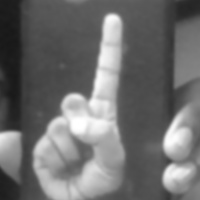
#> input picture data/1/frame_0.jpg, 200 x 200 px
$ python sign_language_interpreter.py
#> lines starting #> are read from the running program, lines starting #| are printed output that depends on the picture
import cv2
import numpy as np
import os
import time

class SignLanguageInterpreter:
    def __init__(self):
        self.data_dir = "./data"
        self.signs = {}  # Dictionary to store sign templates and their meanings
        self.setup_data_directory()
        self.load_existing_signs()

    def setup_data_directory(self):
        """Create data directory if it doesn't exist"""
        if not os.path.exists(self.data_dir):
            os.makedirs(self.data_dir)
            print(f"Created data directory at {self.data_dir}")

    def load_existing_signs(self):
        """Load existing sign templates from data directory"""
        if not os.path.exists(self.data_dir):
            print("Data directory not found")
            return

        sign_count = 0
        print("\nLoading existing signs...")

        # Look for sign directories
        for dirname in os.listdir(self.data_dir):
            dir_path = os.path.join(self.data_dir, dirname)
            if os.path.isdir(dir_path) and not dirname.startswith('.'):
                # Get all frames for this sign
                frames = []
                for frame_file in os.listdir(dir_path):
                    if frame_file.endswith(('.jpg', '.png')):
                        frame_path = os.path.join(dir_path, frame_file)
                        frame = cv2.imread(frame_path, cv2.IMREAD_GRAYSCALE)
#> frame is the input picture: shape (200, 200); min 24, max 255, mean 109.9
#> the answer given: 1
                        if frame is not None:
                            frames.append(frame)

                if frames:
                    # Use the first frame as template (or you could compute an average)
                    self.signs[dirname] = frames[0]
                    sign_count += 1
                    print(f"Loaded sign '{dirname}' with {len(frames)} frames")

        if sign_count > 0:
            print(f"\nSuccessfully loaded {sign_count} signs")
        else:
            print("No signs found in the data directory")

    def capture_training_data(self):
        """Capture multiple samples of a sign for training"""
        sign_name = input("Enter the name of the sign you want to add (e.g., 'hello'): ").lower()
#> the answer given: data/1/frame_11.jpg

        # Create a subdirectory for this sign
        sign_dir = os.path.join(self.data_dir, sign_name)
        if not os.path.exists(sign_dir):
            os.makedirs(sign_dir)

        print("\nControls:")
        print("'c' - Capture current frame")
        print("'d' - Done capturing")
        print("'q' - Quit without saving")

        cam = cv2.VideoCapture(0)
        if not cam.isOpened():
            print("Could not open camera")
            return

        frame_count = 0
        frames = []
        while True:
            ret, frame = cam.read()
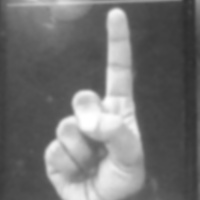
#> input picture data/1/frame_11.jpg, 200 x 200 px, given in place of the camera
#> frame is the input picture: shape (200, 200, 3); min 46, max 255, mean 113.4
            if not ret:
                print("Failed to grab frame")
                break

            frame = cv2.flip(frame, 1)
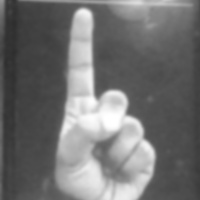
#> frame: shape (200, 200, 3); min 46, max 255, mean 113.4

            # Process frame
            gray = cv2.cvtColor(frame, cv2.COLOR_BGR2GRAY)
            blurred = cv2.GaussianBlur(gray, (7, 7), 0)

            # Draw rectangle and add text
            cv2.rectangle(frame, (100, 100), (300, 300), (0, 255, 0), 2)
            cv2.putText(frame, f"Sign: {sign_name} | Frames: {frame_count}",
                       (10, 30), cv2.FONT_HERSHEY_SIMPLEX, 0.7, (0, 255, 0), 2)
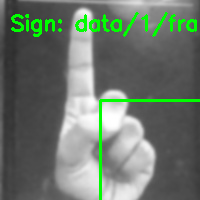
#> frame: shape (200, 200, 3); mean B, G, R 107.9, 119.5, 107.9

            cv2.imshow("Capture Sign", frame)

            key = cv2.waitKey(1) & 0xFF
#> (key q is pressed here)
            if key == ord('c'):
                # Capture and save the frame
                roi = blurred[100:300, 100:300]
                filepath = os.path.join(sign_dir, f"frame_{frame_count}.jpg")
                cv2.imwrite(filepath, roi)
                frames.append(roi)  # Store frame in list
                frame_count += 1
                print(f"Captured frame {frame_count}")

            elif key == ord('d'):
                if frame_count > 0:
                    # Use average of all frames as template
                    average_template = np.mean(frames, axis=0).astype(np.uint8)
                    self.signs[sign_name] = average_template
                    print(f"\nSaved {frame_count} frames for sign '{sign_name}'")
                    break
                else:
                    print("No frames captured yet")

            elif key == ord('q'):
                print("\nQuitting without saving")
                break

        cam.release()
        cv2.destroyAllWindows()
        return frame_count > 0

    # [49 lines left out: functions process_frame, match_sign, not called in this run]

    def run(self):
        """Main loop for sign language interpretation"""
        while True:
            print("\nMain Menu:")
            print(f"Signs loaded: {len(self.signs)}")  # Add this line to show number of loaded signs
            print("1. Add new sign")
            print("2. Start recognition")
            print("3. List loaded signs")  # Add this option
            print("4. Exit")

            choice = input("Enter your choice (1-4): ")
#> the answer given: 1
#> the answer given: data/1/frame_0.jpg
#> the answer given: 1

            if choice == '1':
                self.capture_training_data()
#> the answer given: data/1/frame_1.jpg

            elif choice == '2':
                if len(self.signs) == 0:
                    print("No signs in database. Please add some signs first.")
                    continue

                print("\nStarting recognition mode...")
                print(f"Loaded signs: {', '.join(self.signs.keys())}")  # Show available signs
                print("Press 'q' to return to main menu")

                cam = cv2.VideoCapture(0)
                if not cam.isOpened():
                    print("Could not open camera")
                    continue

                while True:
                    ret, frame = cam.read()
                    if not ret:
                        continue

                    frame = cv2.flip(frame, 1)
                    processed = self.process_frame(frame)

                    cv2.rectangle(frame, (100, 100), (300, 300), (0, 255, 0), 2)

                    matched_sign, score = self.match_sign(processed)
                    if matched_sign:
                        cv2.putText(frame, f"Sign: {matched_sign} ({score:.2f})",
                                  (10, 30), cv2.FONT_HERSHEY_SIMPLEX, 0.7, (0, 255, 0), 2)

                    cv2.imshow("Sign Language Interpreter", frame)

                    if cv2.waitKey(1) & 0xFF == ord('q'):
                        break

                cam.release()
                cv2.destroyAllWindows()

            elif choice == '3':  # New option to list signs
                if len(self.signs) == 0:
                    print("No signs loaded")
                else:
                    print("\nLoaded signs:")
                    for i, sign in enumerate(self.signs.keys(), 1):
                        print(f"{i}. {sign}")

            elif choice == '4':
                print("Exiting program...")
                break

            else:
                print("Invalid choice. Please try again.")

if __name__ == "__main__":
    interpreter = SignLanguageInterpreter()
    interpreter.run()
